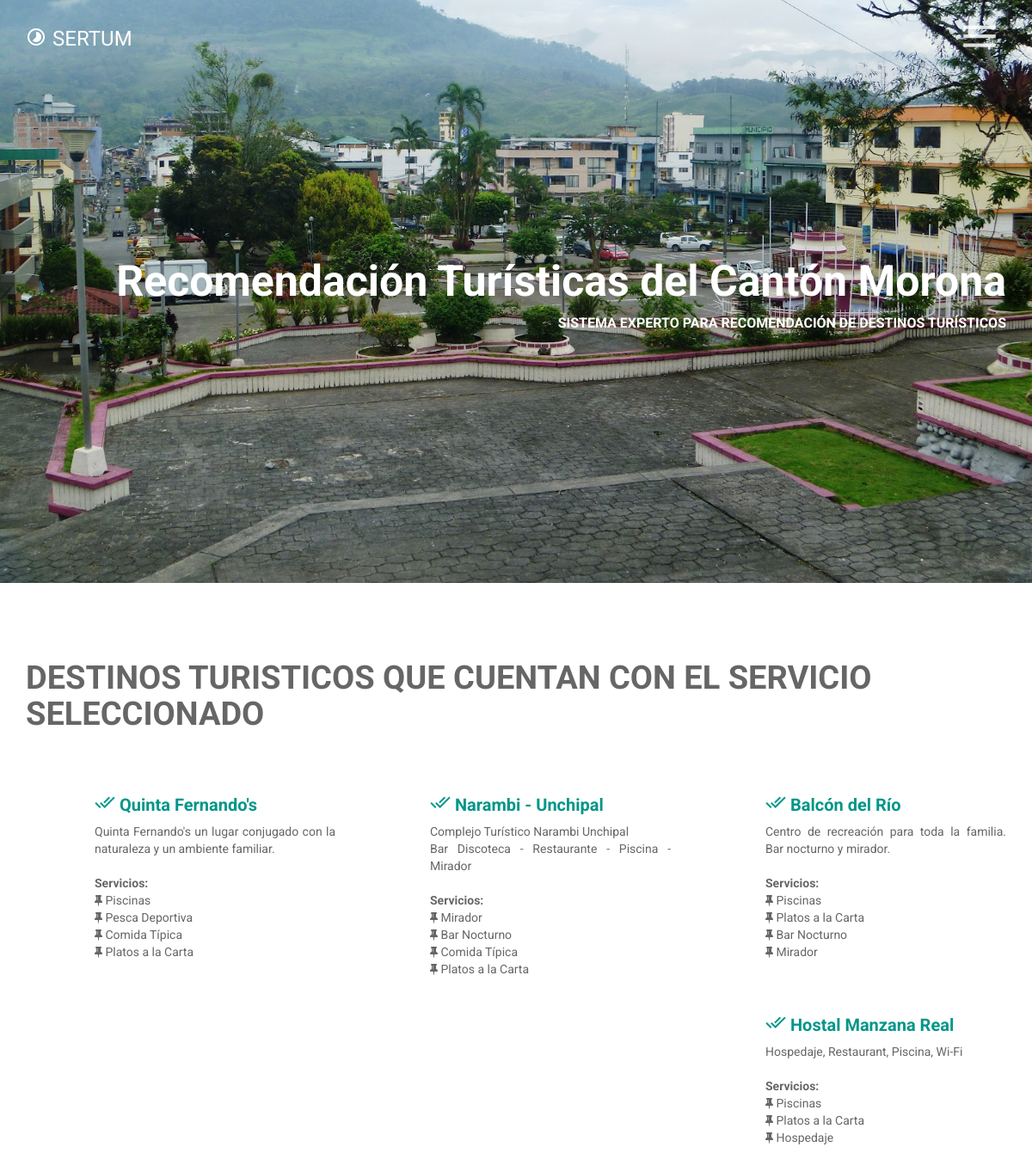
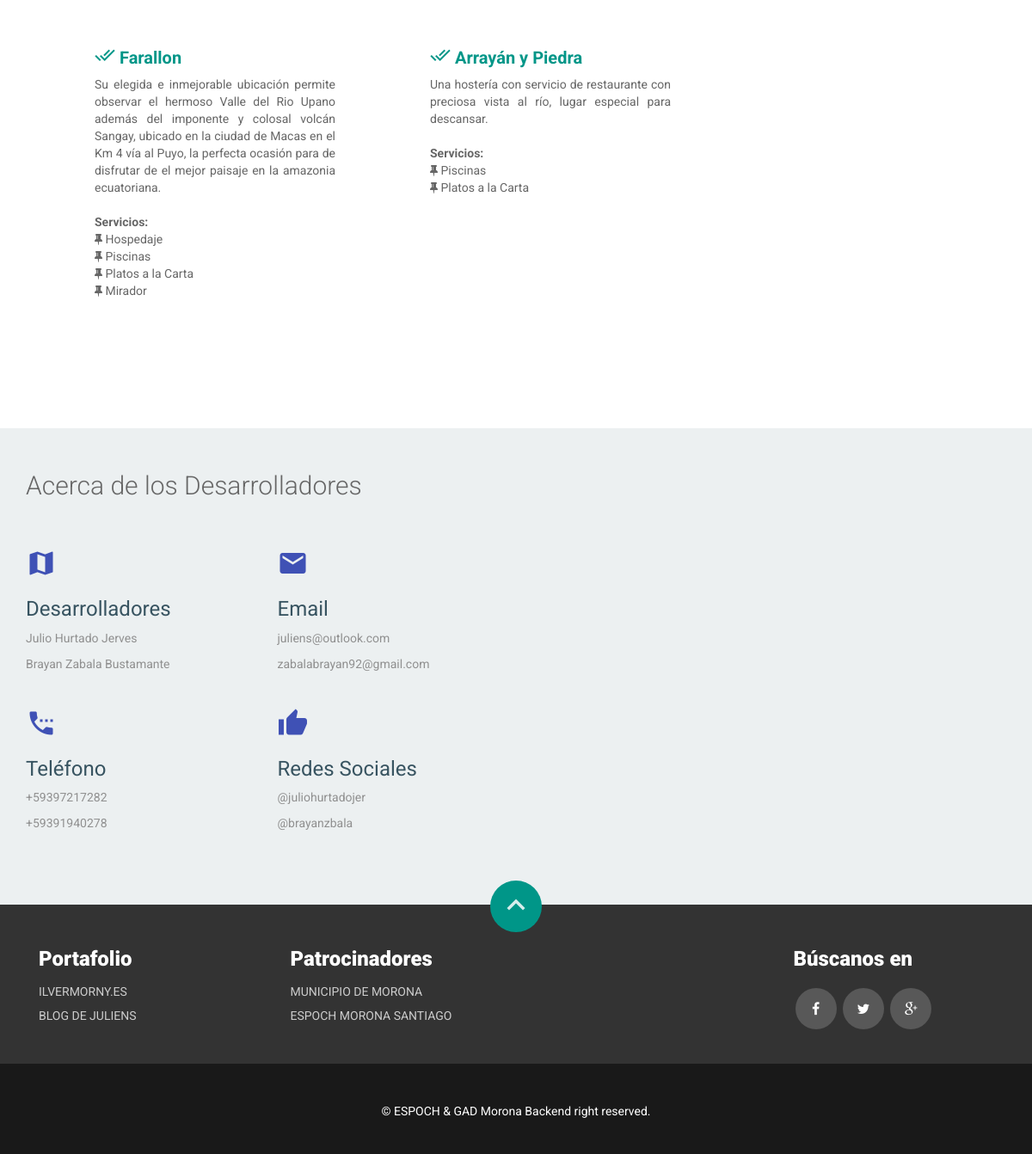
Page /servicios/platos-a-la-carta/ on the committed database (2 pictures, top to bottom).
### centro/models.py (models this page shows, shortened)
class Center(models.Model):
    name = models.TextField(blank=False)
    addres = map_fields.AddressField(max_length=200)
    aditional_information = models.TextField(blank=True, verbose_name='Place Description')
    geolocation = map_fields.GeoLocationField(max_length=100)
    slug = AutoSlugField(unique=True, populate_from='name', always_update=True)
    user = models.OneToOneField(User, unique=True, null=True)
    free = models.BooleanField(default=False)
    service = models.ManyToManyField(Service, through='ServiceCenter')

### servicio/models.py (models this page shows, shortened)
class Service(models.Model):
    name = models.CharField(max_length=256, unique=True)
    slug = AutoSlugField(unique=True, populate_from='name', always_update=True, null=True, default=name)

### servicio/views.py (the view)
# urls.py: url(r'^servicios/(?P<slug>[-\w ]+)/$', ListServiceViewFilter.as_view(), name='center_service_list'),
class ListServiceViewFilter(ListView):
    model = Center
    template_name = "center_list_by_service.html"
    context_object_name = "centers"
    def get_context_data(self, **kwargs):
        context = super(ListServiceViewFilter, self).get_context_data(**kwargs)
        context['request'] = self.request
        if self.request.user.is_authenticated():
            user = Usuario.objects.filter(user=self.request.user)
            center = Center.objects.filter(user=user)
            if center.exists():
                context['verification'] = False
                context['center_view'] = Center.objects.get(user=user)
            else:
                context['verification'] = True
        else:
            context['verification'] = True
        return context
    def get_queryset(self):
        qs = super(ListServiceViewFilter, self).get_queryset()
        return qs.filter(service__slug=self.kwargs['slug']).distinct()

### centro/templatetags/app_filters.py (called while the page is built)
@register.filter(name='services')
def services(value):
    services = Service.objects.filter(center=value).distinct()
    return services

### servicio/templates/center_list_by_service.html (shortened to what this page needs)
{% extends 'base.html' %}
{% load app_filters %}
{% block content_title %}
    Destinos Turisticos que cuentan con el servicio Seleccionado
{% endblock %}
{% block content %}
    {% for center in centers %}
        <div class="col-md-4 col-sm-6 wow fadeInDown" data-wow-duration="1000ms" data-wow-delay="300ms">
            <div class="features">
                <div class="features-text">
                    <h4><a href="{% url 'Center:center_detail' center.slug %}"><i class="mdi-action-done-all"></i> {{ center.name }}</a> </h4>
                    <p style="text-align : justify;">
                        {{ center.aditional_information|linebreaksbr }}
                    </p>
                    <br>
                    <p>
                        {% if center.id|services %}
                            <b>Servicios: </b><br>
                            {% for ser in center.id|services %}
                               <i class="fa fa-thumb-tack" aria-hidden="true"></i> {{ ser.name }} <br>
                            {% endfor %}
                        {% endif %}
                    </p>
                </div>
            </div>
        </div>
    {% endfor %}
{% endblock %}

### centro/static/css/main.css (style rules this page uses)
body { font-family: 'Roboto', sans-serif; color: #666; font-size: 14px; font-weight: 400; background: #fff; }
#features .features { margin: 30px 0; }
#features .features h4 { margin-bottom: 10px; font-size: 20px; font-weight: 700; color: #3f51b5; }
#features .features .features-text { padding-left: 80px; }
#features .features .features-text p { margin: 0; }

### rows in the picture
Center: name "Quinta Fernando's", aditional_information "Quinta Fernando's un lugar conjugado con la naturaleza y un ambiente familiar."
Service: name "Piscinas"
Service: name "Pesca Deportiva"
Service: name "Comida Típica"
Service: name "Platos a la Carta"
Center: name "Narambi - Unchipal", aditional_information "Complejo Turístico Narambi Unchipal Bar Discoteca - Restaurante - Piscina - Mirador"
Service: name "Mirador"
Service: name "Bar Nocturno"
Center: name "Balcón del Río", aditional_information "Centro de recreación para toda la familia. Bar nocturno y mirador."
Center: name "Hostal Manzana Real", aditional_information "Hospedaje, Restaurant, Piscina, Wi-Fi"
Service: name "Hospedaje"
Center: name "Farallon", aditional_information "Su elegida e inmejorable ubicación permite observar el hermoso Valle del Rio Upano además del imponente y colosal volcán Sangay, ubicado en la ciudad de Macas en el Km 4 vía al Puyo, la perfecta ocasión para de disfrutar de el mejor paisaje en la amazonia ecuatoriana."
Center: name "Arrayán y Piedra", aditional_information "Una hostería con servicio de restaurante con preciosa vista al río, lugar especial para descansar."
